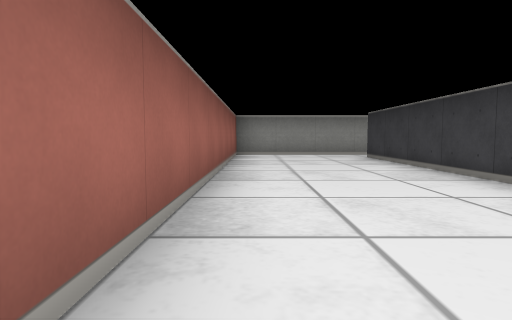
View 1 (above)

20 first-person views from a walk through a cub3D maze. The camera is about half as high as the walls, tilts 4° down and sees 75° across. The floor is counted in squares. Each view is taken from the middle of a square. On the plan, view 1 faces up. The plan holds only what a view shows up to about 9 squares ahead; the rest is blank.

View 2
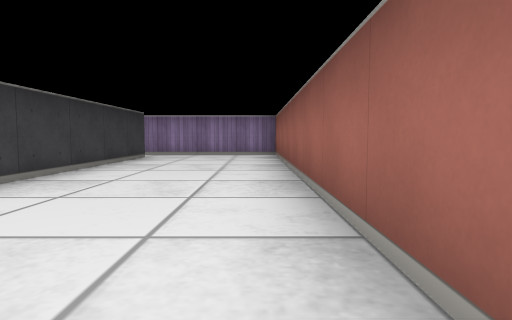

View 3
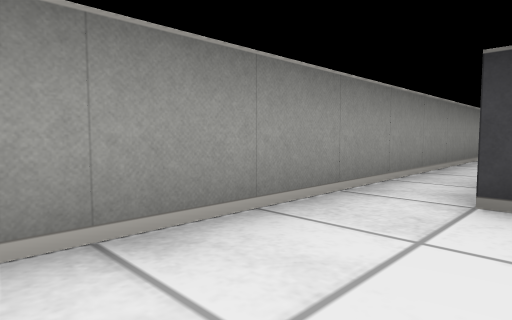

View 4
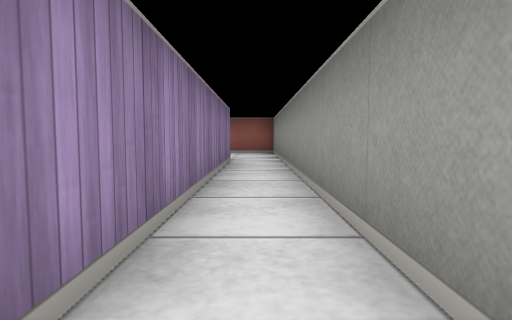

View 5
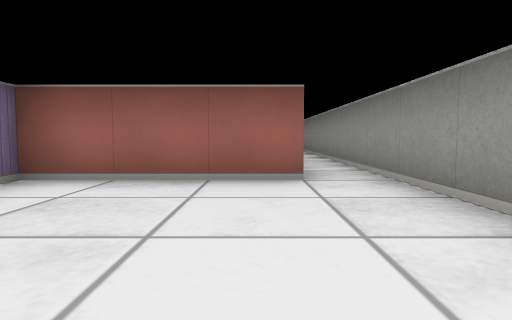

View 6
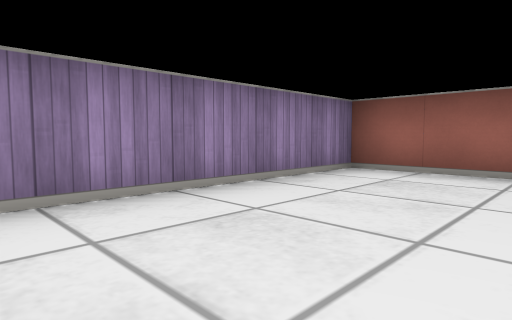

View 7
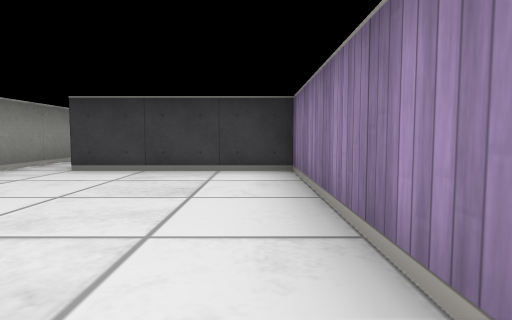

View 8
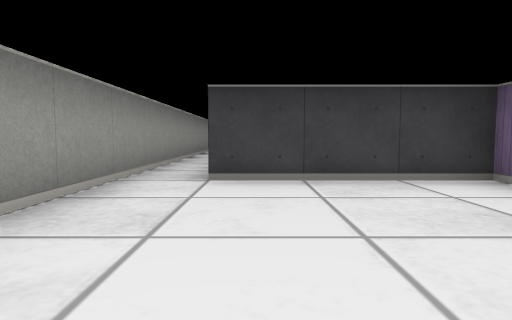

View 9
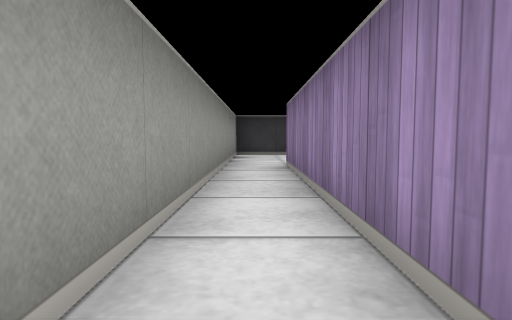

View 10
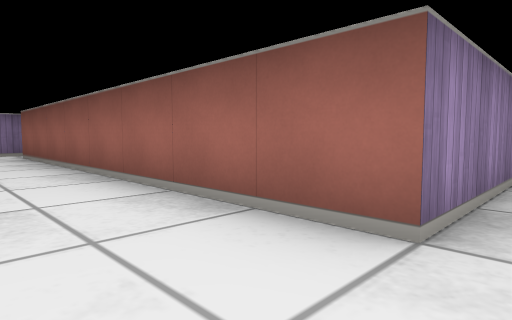

View 11
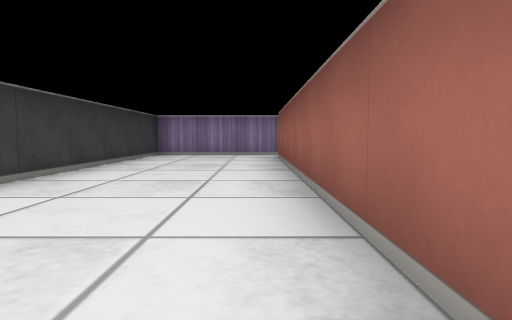

View 12
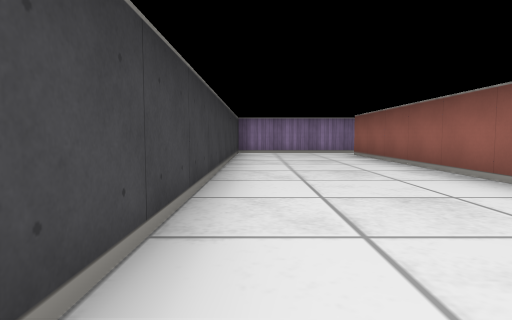

View 13
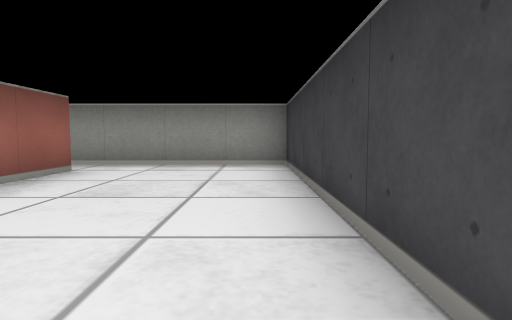

View 14
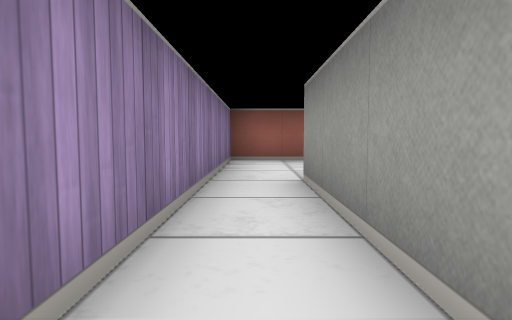

View 15
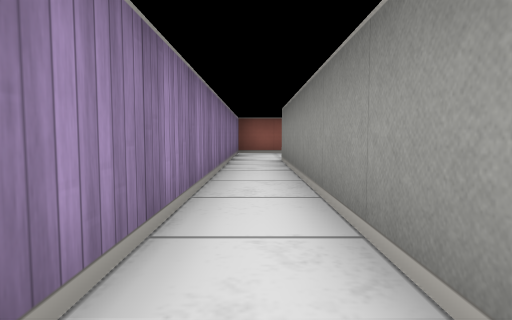

View 16
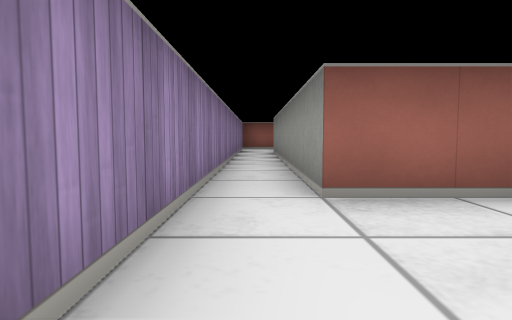

View 17
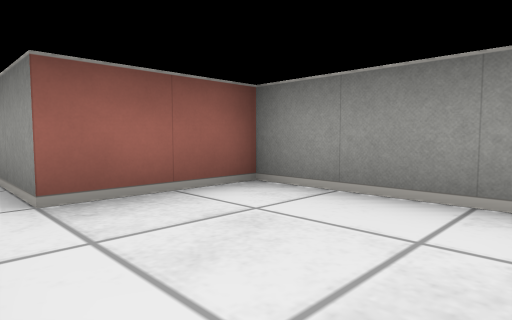

View 18
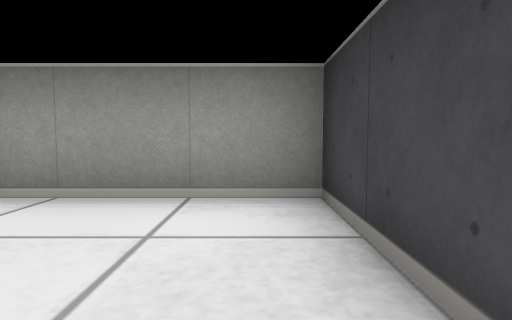

View 19
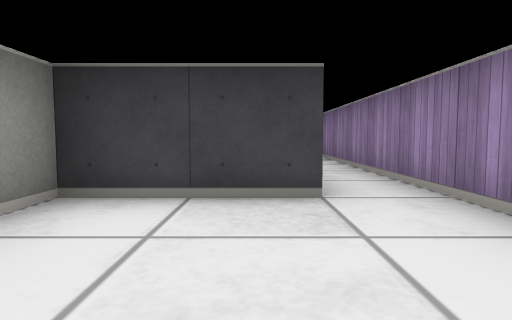

View 20
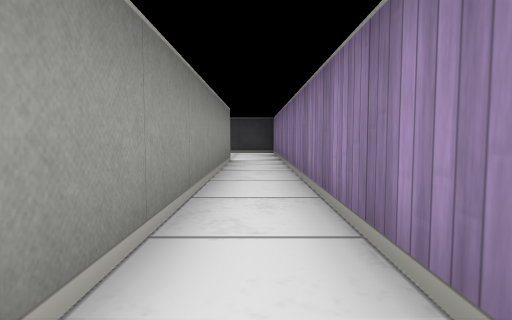

### Floor plan
Points are (right, up) in squares from view 1. A wall is a line through its corners. A room is listed if a view was taken in it or the views show most of it. See-through windows are left out.
Room 1 (views 1, 2, 3, 14, 15)
walls: (9.5, -0.5) (2.5, -0.5) (2.5, 7.5) (8.5, 7.5); (8.6, 8.5) (-0.5, 8.5) (-0.5, -1.5) (9.5, -1.5)
ways out: opening at (8, 8) to room 2; opening at (9, -1) to room 4
Room 2 (views 4, 5, 6, 7, 8, 9)
walls: (10.1, 8.5) (8.6, 8.5); (8.5, 7.5) (8.5, 4.5) (13.5, 4.5) (13.5, 7.5) (18.5, 7.5); (18.5, 8.5) (11.9, 8.5)
ways out: opening at (8, 8) to room 1; opening at (19, 8) to room 3
Room 3 (views 10, 11, 12, 13)
walls: (18.5, 7.5) (18.5, -0.5); (18.5, -1.5) (21.5, -1.5) (21.5, 8.5) (18.5, 8.5)
ways out: opening at (19, 8) to room 2; opening at (19, -1) to room 4
Room 4 (views 16, 17, 18, 19, 20)
walls: (9.5, -1.5) (18.5, -1.5); (18.5, -0.5) (12.5, -0.5) (12.5, 1.5) (9.5, 1.5) (9.5, -0.5)
ways out: opening at (9, -1) to room 1; opening at (19, -1) to room 3

Positions as (right, up) in squares from view 1, and headings:
1: (0, 0), facing up
2: (0, 7), facing down
3: (0, 7), facing up-right
4: (9, 8), facing left
5: (12, 7), facing left
6: (13, 7), facing down-left
7: (9, 5), facing right
8: (10, 7), facing right
9: (13, 8), facing right
10: (20, 8), facing down-left
11: (19, 7), facing down
12: (21, 8), facing down
13: (21, 3), facing up
14: (6, -1), facing left
15: (9, -1), facing left
16: (12, -1), facing left
17: (12, -1), facing up-left
18: (12, -1), facing up
19: (10, 0), facing right
20: (12, -1), facing right
